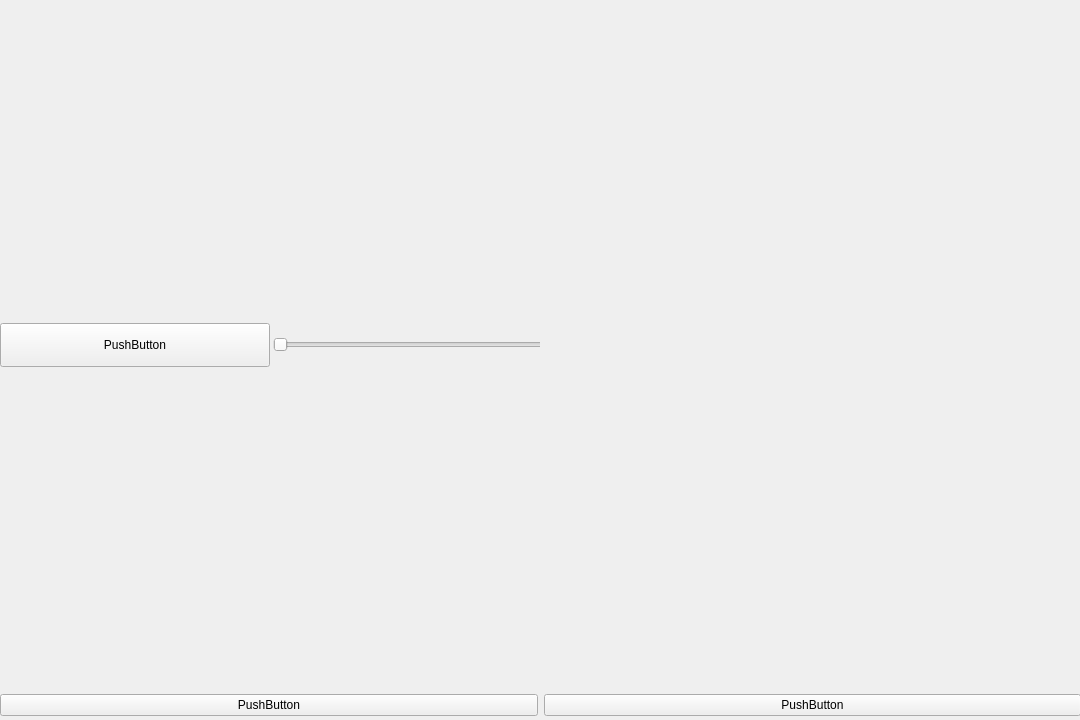
<?xml version="1.0" encoding="UTF-8"?>
<ui version="4.0">
 <class>MainWindow</class>
 <widget class="QMainWindow" name="MainWindow">
  <property name="geometry">
   <rect>
    <x>0</x>
    <y>0</y>
    <width>1080</width>
    <height>720</height>
   </rect>
  </property>
  <property name="minimumSize">
   <size>
    <width>1080</width>
    <height>720</height>
   </size>
  </property>
  <property name="maximumSize">
   <size>
    <width>1080</width>
    <height>720</height>
   </size>
  </property>
  <property name="windowTitle">
   <string>MainWindow</string>
  </property>
  <widget class="QWidget" name="centralwidget">
   <widget class="QWidget" name="VideoWidget" native="true">
    <property name="geometry">
     <rect>
      <x>650</x>
      <y>0</y>
      <width>426</width>
      <height>341</height>
     </rect>
    </property>
    <property name="sizePolicy">
     <sizepolicy hsizetype="Maximum" vsizetype="Maximum">
      <horstretch>0</horstretch>
      <verstretch>0</verstretch>
     </sizepolicy>
    </property>
    <property name="minimumSize">
     <size>
      <width>426</width>
      <height>341</height>
     </size>
    </property>
    <property name="maximumSize">
     <size>
      <width>426</width>
      <height>341</height>
     </size>
    </property>
    <layout class="QHBoxLayout" name="VideoLayout">
     <item>
      <widget class="GLViewWidget" name="Video" native="true">
       <property name="sizePolicy">
        <sizepolicy hsizetype="Maximum" vsizetype="Maximum">
         <horstretch>0</horstretch>
         <verstretch>0</verstretch>
        </sizepolicy>
       </property>
       <property name="minimumSize">
        <size>
         <width>426</width>
         <height>500</height>
        </size>
       </property>
       <property name="maximumSize">
        <size>
         <width>1080</width>
         <height>720</height>
        </size>
       </property>
      </widget>
     </item>
    </layout>
   </widget>
   <widget class="QWidget" name="horizontalLayoutWidget_3">
    <property name="geometry">
     <rect>
      <x>0</x>
      <y>690</y>
      <width>1081</width>
      <height>31</height>
     </rect>
    </property>
    <layout class="QHBoxLayout" name="horizontalLayout_3">
     <item>
      <widget class="QPushButton" name="ControlsButton">
       <property name="text">
        <string>PushButton</string>
       </property>
      </widget>
     </item>
     <item>
      <widget class="QPushButton" name="VideoButton">
       <property name="text">
        <string>PushButton</string>
       </property>
      </widget>
     </item>
    </layout>
   </widget>
   <widget class="QWidget" name="ButtonWidget" native="true">
    <property name="geometry">
     <rect>
      <x>0</x>
      <y>0</y>
      <width>540</width>
      <height>691</height>
     </rect>
    </property>
    <layout class="QHBoxLayout" name="ButtonLayout">
     <item>
      <widget class="QPushButton" name="TestButton">
       <property name="minimumSize">
        <size>
         <width>270</width>
         <height>44</height>
        </size>
       </property>
       <property name="maximumSize">
        <size>
         <width>270</width>
         <height>44</height>
        </size>
       </property>
       <property name="text">
        <string>PushButton</string>
       </property>
      </widget>
     </item>
     <item>
      <widget class="QSlider" name="TestSlider">
       <property name="minimumSize">
        <size>
         <width>270</width>
         <height>44</height>
        </size>
       </property>
       <property name="maximumSize">
        <size>
         <width>270</width>
         <height>44</height>
        </size>
       </property>
       <property name="orientation">
        <enum>Qt::Horizontal</enum>
       </property>
      </widget>
     </item>
    </layout>
   </widget>
  </widget>
 </widget>
 <customwidgets>
  <customwidget>
   <class>GLViewWidget</class>
   <extends>QWidget</extends>
   <header>pyqtgraph.opengl</header>
   <container>1</container>
  </customwidget>
 </customwidgets>
 <resources/>
 <connections/>
</ui>
